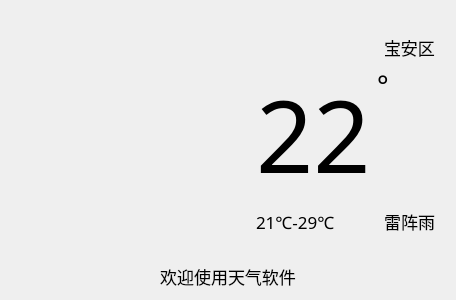
<?xml version="1.0" encoding="UTF-8"?>
<ui version="4.0">
 <class>WeatherWidget</class>
 <widget class="QWidget" name="WeatherWidget">
  <property name="geometry">
   <rect>
    <x>0</x>
    <y>0</y>
    <width>456</width>
    <height>300</height>
   </rect>
  </property>
  <property name="maximumSize">
   <size>
    <width>456</width>
    <height>300</height>
   </size>
  </property>
  <property name="windowTitle">
   <string>Widget</string>
  </property>
  <layout class="QVBoxLayout" name="verticalLayout_4">
   <item>
    <spacer name="verticalSpacer_5">
     <property name="orientation">
      <enum>Qt::Vertical</enum>
     </property>
     <property name="sizeHint" stdset="0">
      <size>
       <width>20</width>
       <height>7</height>
      </size>
     </property>
    </spacer>
   </item>
   <item>
    <layout class="QHBoxLayout" name="horizontalLayout_5" stretch="3,1,3">
     <property name="rightMargin">
      <number>10</number>
     </property>
     <item>
      <widget class="QLabel" name="label_weather_icon">
       <property name="maximumSize">
        <size>
         <width>260</width>
         <height>240</height>
        </size>
       </property>
       <property name="text">
        <string/>
       </property>
       <property name="pixmap">
        <pixmap resource="icon.qrc">:/icons/weather_icons/duoyun.png</pixmap>
       </property>
       <property name="scaledContents">
        <bool>true</bool>
       </property>
      </widget>
     </item>
     <item>
      <spacer name="horizontalSpacer_2">
       <property name="orientation">
        <enum>Qt::Horizontal</enum>
       </property>
       <property name="sizeHint" stdset="0">
        <size>
         <width>40</width>
         <height>20</height>
        </size>
       </property>
      </spacer>
     </item>
     <item>
      <layout class="QVBoxLayout" name="verticalLayout_3">
       <item>
        <spacer name="verticalSpacer_2">
         <property name="orientation">
          <enum>Qt::Vertical</enum>
         </property>
         <property name="sizeHint" stdset="0">
          <size>
           <width>20</width>
           <height>40</height>
          </size>
         </property>
        </spacer>
       </item>
       <item>
        <layout class="QVBoxLayout" name="verticalLayout_2">
         <item>
          <layout class="QHBoxLayout" name="horizontalLayout_2">
           <item>
            <spacer name="horizontalSpacer">
             <property name="orientation">
              <enum>Qt::Horizontal</enum>
             </property>
             <property name="sizeHint" stdset="0">
              <size>
               <width>40</width>
               <height>20</height>
              </size>
             </property>
            </spacer>
           </item>
           <item>
            <widget class="DEFINE_QLABEL" name="label_local_city">
             <property name="maximumSize">
              <size>
               <width>21</width>
               <height>21</height>
              </size>
             </property>
             <property name="text">
              <string/>
             </property>
             <property name="pixmap">
              <pixmap resource="icon.qrc">:/icons/local.png</pixmap>
             </property>
             <property name="scaledContents">
              <bool>true</bool>
             </property>
            </widget>
           </item>
           <item>
            <widget class="QLabel" name="label_city_name">
             <property name="font">
              <font>
               <family>等线 Light</family>
               <pointsize>13</pointsize>
              </font>
             </property>
             <property name="text">
              <string>宝安区</string>
             </property>
             <property name="openExternalLinks">
              <bool>false</bool>
             </property>
            </widget>
           </item>
          </layout>
         </item>
         <item>
          <layout class="QHBoxLayout" name="horizontalLayout_4">
           <item>
            <widget class="QLabel" name="label_real_time_temp">
             <property name="font">
              <font>
               <family>等线</family>
               <pointsize>75</pointsize>
              </font>
             </property>
             <property name="text">
              <string>22</string>
             </property>
            </widget>
           </item>
           <item>
            <layout class="QVBoxLayout" name="verticalLayout">
             <item>
              <layout class="QHBoxLayout" name="horizontalLayout_3">
               <item>
                <widget class="QLabel" name="label_4">
                 <property name="font">
                  <font>
                   <family>等线 Light</family>
                   <pointsize>20</pointsize>
                  </font>
                 </property>
                 <property name="text">
                  <string>°</string>
                 </property>
                </widget>
               </item>
               <item>
                <widget class="DEFINE_QLABEL" name="label_refresh">
                 <property name="maximumSize">
                  <size>
                   <width>16</width>
                   <height>16</height>
                  </size>
                 </property>
                 <property name="text">
                  <string/>
                 </property>
                 <property name="pixmap">
                  <pixmap resource="icon.qrc">:/icons/refresh.png</pixmap>
                 </property>
                 <property name="scaledContents">
                  <bool>true</bool>
                 </property>
                </widget>
               </item>
              </layout>
             </item>
             <item>
              <spacer name="verticalSpacer">
               <property name="orientation">
                <enum>Qt::Vertical</enum>
               </property>
               <property name="sizeHint" stdset="0">
                <size>
                 <width>20</width>
                 <height>40</height>
                </size>
               </property>
              </spacer>
             </item>
            </layout>
           </item>
          </layout>
         </item>
         <item>
          <layout class="QHBoxLayout" name="horizontalLayout">
           <item>
            <widget class="QLabel" name="label_temp_1">
             <property name="font">
              <font>
               <family>等线 Light</family>
               <pointsize>13</pointsize>
              </font>
             </property>
             <property name="text">
              <string>21℃-29℃</string>
             </property>
            </widget>
           </item>
           <item>
            <widget class="QLabel" name="label_weather_type_1">
             <property name="font">
              <font>
               <family>等线 Light</family>
               <pointsize>13</pointsize>
              </font>
             </property>
             <property name="text">
              <string>雷阵雨</string>
             </property>
             <property name="alignment">
              <set>Qt::AlignRight|Qt::AlignTrailing|Qt::AlignVCenter</set>
             </property>
            </widget>
           </item>
          </layout>
         </item>
        </layout>
       </item>
       <item>
        <spacer name="verticalSpacer_3">
         <property name="orientation">
          <enum>Qt::Vertical</enum>
         </property>
         <property name="sizeHint" stdset="0">
          <size>
           <width>20</width>
           <height>40</height>
          </size>
         </property>
        </spacer>
       </item>
      </layout>
     </item>
    </layout>
   </item>
   <item>
    <spacer name="verticalSpacer_4">
     <property name="orientation">
      <enum>Qt::Vertical</enum>
     </property>
     <property name="sizeHint" stdset="0">
      <size>
       <width>20</width>
       <height>7</height>
      </size>
     </property>
    </spacer>
   </item>
   <item>
    <widget class="QLabel" name="label_show_message">
     <property name="font">
      <font>
       <family>等线 Light</family>
       <pointsize>13</pointsize>
      </font>
     </property>
     <property name="text">
      <string>欢迎使用天气软件</string>
     </property>
     <property name="alignment">
      <set>Qt::AlignCenter</set>
     </property>
    </widget>
   </item>
  </layout>
 </widget>
 <customwidgets>
  <customwidget>
   <class>DEFINE_QLABEL</class>
   <extends>QLabel</extends>
   <header location="global">define_qlabel/define_qlabel.h</header>
  </customwidget>
 </customwidgets>
 <resources>
  <include location="icon.qrc"/>
 </resources>
 <connections/>
</ui>
